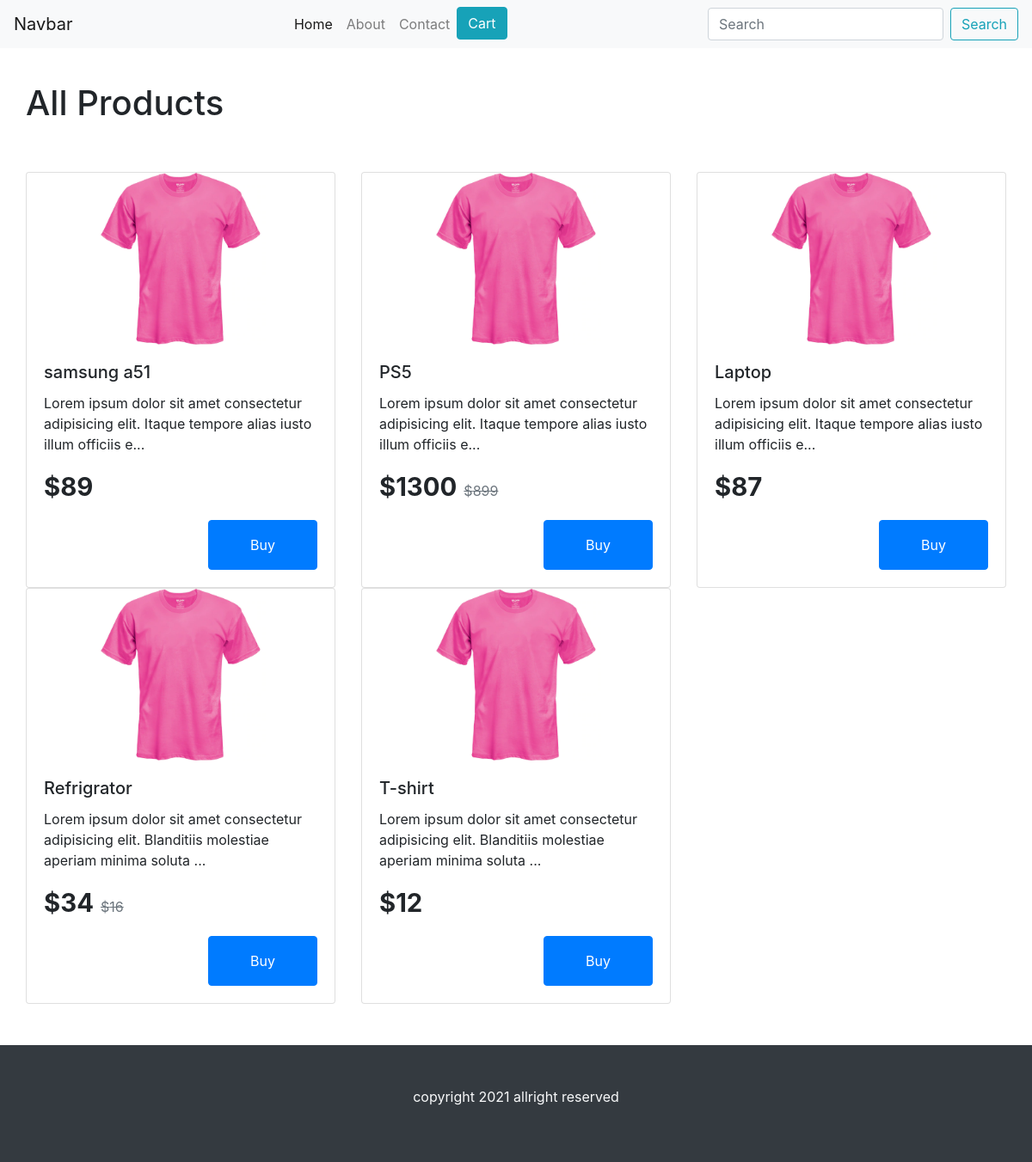
The app's page /shop/ with its own data.
### product/models.py (models this page shows, shortened)
class ProductModel(models.Model):
    title           = models.CharField(max_length=255, blank=False)
    description     = models.TextField()
    price           = models.IntegerField(blank=False)
    discount_price  = models.IntegerField(null=True,blank=True)
    date            = models.DateTimeField(auto_now_add=True)
    image           = models.ImageField(upload_to=productImage)
    class Meta:
        ordering = ['-date']
    def get_absolute_url(self):
        return f"/shop/{self.id}/"

### product/views.py (the view)
# urls.py: path('', views.ProductList.as_view(), name='product_list'),
class ProductList(ListView):
    model = ProductModel
    template_name = 'product/product_list.html'

### product/templates/product/product_list.html (shortened to what this page needs)
{% extends 'core/base.html' %}
{% block 'header' %}
<nav style="top: 0;" class="navbar navbar-expand-lg navbar-light bg-light position-fixed w-100">
    <a class="navbar-brand" href="#">Navbar</a>
    <div class="collapse navbar-collapse" id="navbarTogglerDemo02">
      <ul class="navbar-nav mr-auto mt-2 mt-lg-0 mx-auto">
        <li class="nav-item active">
          <a class="nav-link" href="#">Home <span class="sr-only">(current)</span></a>
        </li>
        <li class="nav-item">
          <a class="nav-link about-link" href="#">About</a>
        </li>
        <li class="nav-item">
          <a class="nav-link" href="#">Contact</a>
        </li>
        <li class="nav-item">
            <a class="btn btn-info" href="{% url 'product:cart' %}">Cart</a>
          </li>
      </ul>
      <form class="form-inline my-2 my-lg-0">
        <input class="form-control mr-sm-2" type="search" placeholder="Search">
        <button class="btn btn-outline-info my-2 my-sm-0" type="submit">Search</button>
      </form>
    </div>
  </nav>
{% endblock %}
{% block 'content' %}
<div class="container mt-5">
    <div class="row">
        <h1 class="mt-5 products-title">All Products</h1>
        <div class="row mt-5 products-items">
            {% for product in object_list %}
            <div class="col-sm-4">
                <div class="card">
                    <img src="{{ product.image.url }}" style="height: 200px; object-fit: contain;" class="card-img-top" alt="">
                    <div class="card-body">
                        <h5 class="card-title">{{ product.title }}</h5>
                        <p>{{ product.description | slice:"100" }}...</p>
                        {% if product.discount_price %}
                        <p><strong style="font-size: 22pt; margin-right: 8px;">${{ product.price }}</strong><s class="text-muted">${{ product.discount_price }}</s></p>
                        {% else %}
                        <p><strong style="font-size: 22pt; margin-right: 8px;">${{ product.price }}</strong></p>
                        {% endif %}
                        <a class="btn btn-primary px-5 py-3 float-right" href="{{ product.get_absolute_url }}">Buy</a>
                    </div>
                </div>
            </div>
            {% endfor %}
    </div>
</div>
</div>
{% endblock %}

### core/templates/core/base.html (shortened to what this page needs)
{% load static %}
<!DOCTYPE html>
<html lang="en">
<head>
    <link rel="stylesheet" href="{% static '/css/style.css' %}">
    <link rel="stylesheet" href="https://stackpath.bootstrapcdn.com/bootstrap/4.3.1/css/bootstrap.min.css">
</head>
<body>
    {% block 'header' %}{% endblock %}
    {% block 'content' %}{% endblock %}
    {% block 'footer' %}
    <footer class="bg-dark text-light text-center position-absolute w-100 p-5 d-flex justify-content-center align-items-center mt-5">
        <p>copyright 2021 allright reserved</p>
    </footer>
    {% endblock %}
</body>
</html>

### core/static/css/style.css (style rules this page uses)
.navbar { z-index: 99; }

### records on screen
ProductModel: image (picture), title "samsung a51", description "Lorem ipsum dolor sit amet consectetur adipisicing elit. Itaque tempore alias iusto illum officiis e", price "89"
ProductModel: image (picture), title "PS5", description "Lorem ipsum dolor sit amet consectetur adipisicing elit. Itaque tempore alias iusto illum officiis e", price "1300", discount_price "899"
ProductModel: image (picture), title "Laptop", description "Lorem ipsum dolor sit amet consectetur adipisicing elit. Itaque tempore alias iusto illum officiis e", price "87"
ProductModel: image (picture), title "Refrigrator", description "Lorem ipsum dolor sit amet consectetur adipisicing elit. Blanditiis molestiae aperiam minima soluta", price "34", discount_price "16"
ProductModel: image (picture), title "T-shirt", description "Lorem ipsum dolor sit amet consectetur adipisicing elit. Blanditiis molestiae aperiam minima soluta", price "12"
